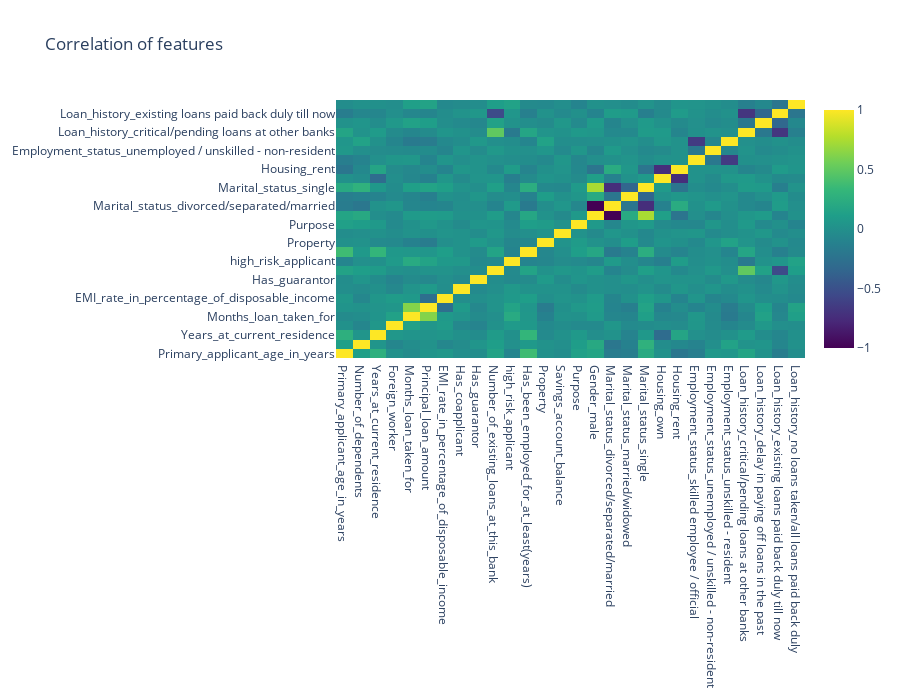

Source (notebook cell):
### Code cell
data = [
    go.Heatmap(
        z= new_df.corr().values,
        x=new_df.columns.values,
        y=new_df.columns.values,
        colorscale='Viridis',
        reversescale = False,
        text = [True] ,
        opacity = 1.0 )
]

layout = go.Layout(
    title='Correlation of features',
    xaxis = dict(ticks='', nticks=36),
    yaxis = dict(ticks='' ),
    width = 900, height = 700)

fig = go.Figure(data=data, layout=layout)
py.iplot(fig, filename='labelled-heatmap')

### Figure 1 — Plotly figure (JSON) as saved in the notebook; plotly's stock layout.template omitted (floating-point values rounded to 4 significant figures; data arrays with more than 128 entries replaced by an {"elided": "..."} marker saying what was removed)
{"data": [{"colorscale": [[0, "#440154"], [0.1111, "#482878"], [0.2222, "#3e4989"], [0.3333, "#31688e"], [0.4444, "#26828e"], [0.5556, "#1f9e89"], [0.6667, "#35b779"], [0.7778, "#6ece58"], [0.8889, "#b5de2b"], [1, "#fde725"]], "opacity": 1, "reversescale": false, "text": [true], "type": "heatmap", "x": ["Primary_applicant_age_in_years", "Number_of_dependents", "Years_at_current_residence", "Foreign_worker", "Months_loan_taken_for", "Principal_loan_amount", "EMI_rate_in_percentage_of_disposable_income", "Has_coapplicant", "Has_guarantor", "Number_of_existing_loans_at_this_bank", "high_risk_applicant", "Has_been_employed_for_at_least(years)", "Property", "Savings_account_balance", "Purpose", "Gender_male", "Marital_status_divorced/separated/married", "Marital_status_married/widowed", "Marital_status_single", "Housing_own", "Housing_rent", "Employment_status_skilled employee / official", "Employment_status_unemployed / unskilled - non-resident", "Employment_status_unskilled - resident", "Loan_history_critical/pending loans at other banks", "Loan_history_delay in paying off loans in the past", "Loan_history_existing loans paid back duly till now", "Loan_history_no loans taken/all loans paid back duly"], "y": ["Primary_applicant_age_in_years", "Number_of_dependents", "Years_at_current_residence", "Foreign_worker", "Months_loan_taken_for", "Principal_loan_amount", "EMI_rate_in_percentage_of_disposable_income", "Has_coapplicant", "Has_guarantor", "Number_of_existing_loans_at_this_bank", "high_risk_applicant", "Has_been_employed_for_at_least(years)", "Property", "Savings_account_balance", "Purpose", "Gender_male", "Marital_status_divorced/separated/married", "Marital_status_married/widowed", "Marital_status_single", "Housing_own", "Housing_rent", "Employment_status_skilled employee / official", "Employment_status_unemployed / unskilled - non-resident", "Employment_status_unskilled - resident", "Loan_history_critical/pending loans at other banks", "Loan_history_delay in paying off loans in the past", "Loan_history_existing loans paid back duly till now", "Loan_history_no loans taken/all loans paid back duly"], "z": {"elided": "28x28 float values"}}], "layout": {"height": 700, "title": {"text": "Correlation of features"}, "width": 900, "xaxis": {"nticks": 36, "ticks": ""}, "yaxis": {"ticks": ""}}}
